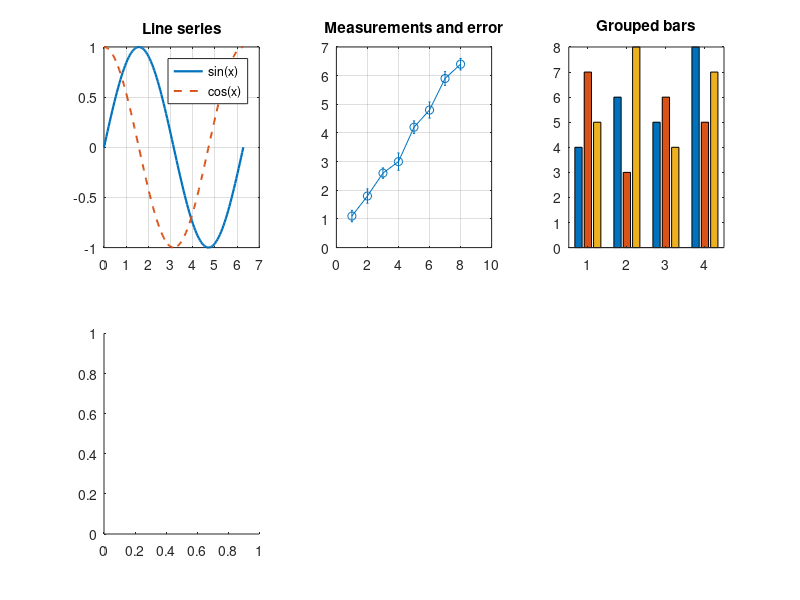

Here is the MATLAB script that generated this plot: (Note: this script raises an error after producing the figure.)
%=============================================================================
% Copyright (c) 2026-present Allan CORNET (Nelson)
%=============================================================================
% This file is part of Nelson.
%=============================================================================
% LICENCE_BLOCK_BEGIN
% SPDX-License-Identifier: LGPL-3.0-or-later
% LICENCE_BLOCK_END
%=============================================================================
% Present six plot types commonly used to explore numerical results.
if ~exist('essentialPlotsFigureVisible', 'var')
  essentialPlotsFigureVisible = 'on';
end
figureHandle = figure(...
  'Name', 'Essential plot types', ...
  'NumberTitle', 'off', ...
  'Visible', essentialPlotsFigureVisible);

curveX = linspace(0, 2 * pi, 120);
lineAxes = subplot(2, 3, 1, 'Parent', figureHandle);
plot(lineAxes, curveX, sin(curveX), 'LineWidth', 1.6);
hold(lineAxes, 'on');
plot(lineAxes, curveX, cos(curveX), '--', 'LineWidth', 1.4);
hold(lineAxes, 'off');
grid(lineAxes, 'on');
title(lineAxes, 'Line series');
legend(lineAxes, 'sin(x)', 'cos(x)', 'Location', 'best');

measurementX = 1:8;
measurementY = [1.1 1.8 2.6 3.0 4.2 4.8 5.9 6.4];
uncertainty = [0.20 0.25 0.18 0.30 0.22 0.28 0.24 0.20];
errorAxes = subplot(2, 3, 2, 'Parent', figureHandle);
errorbar(errorAxes, measurementX, measurementY, uncertainty, 'o-');
grid(errorAxes, 'on');
title(errorAxes, 'Measurements and error');

categoryValues = [4 7 5; 6 3 8; 5 6 4; 8 5 7];
barAxes = subplot(2, 3, 3, 'Parent', figureHandle);
bar(barAxes, categoryValues, 'grouped');
set(barAxes, 'XLim', [0.511111111111111 4.48888888888889], ...
  'YLim', [0 8], 'YTick', 0:1:8);
title(barAxes, 'Grouped bars');

distributionValues = [...
  -1.8, -1.4, -1.2, -0.9, -0.8, -0.6, -0.5, -0.3, -0.2, -0.1, ...
  0.0, 0.1, 0.2, 0.3, 0.4, 0.5, 0.6, 0.8, 0.9, 1.1, 1.4, 1.7];
histogramAxes = subplot(2, 3, 4, 'Parent', figureHandle);
histogram(histogramAxes, distributionValues, 8);
set(histogramAxes, 'XLim', [-2 2], 'XTick', -2:1:2);
title(histogramAxes, 'Histogram');

[surfaceX, surfaceY] = meshgrid(linspace(-2.5, 2.5, 45));
surfaceZ = sin(surfaceX) .* cos(surfaceY) .* exp(-0.08 * ...
  (surfaceX .^ 2 + surfaceY .^ 2));
contourAxes = subplot(2, 3, 5, 'Parent', figureHandle);
contourf(contourAxes, surfaceX, surfaceY, surfaceZ, 12);
axis(contourAxes, 'equal');
set(contourAxes, 'XLim', [-2.5 2.5], 'YLim', [-2.5 2.5], ...
  'ZLim', [-1 1], 'XTick', -2:1:2, 'YTick', -2:1:2, 'ZTick', [-1 0 1]);
title(contourAxes, 'Filled contours');

surfaceAxes = subplot(2, 3, 6, 'Parent', figureHandle);
surf(surfaceAxes, surfaceX, surfaceY, surfaceZ, 'EdgeColor', 'none');
view(surfaceAxes, 3);
set(surfaceAxes, 'XLim', [-2.5 2.5], 'YLim', [-2.5 2.5], ...
  'ZLim', [-1 1], 'XTick', [-2 0 2], 'YTick', [-2 0 2], 'ZTick', -1:0.5:1);
grid(surfaceAxes, 'on');
title(surfaceAxes, 'Surface');
colormap(figureHandle, parula(128));
%=============================================================================
% Reflow the six panels to the window shape: 3x2 when wide, 2x3, then 1x6 when narrow.
essentialAxes = [lineAxes, errorAxes, barAxes, histogramAxes, contourAxes, surfaceAxes];
set(figureHandle, 'SizeChangedFcn', @(src, evt) essentialPlotsLayout(src, essentialAxes, evt));
essentialPlotsLayout(figureHandle, essentialAxes, []);
%=============================================================================
function essentialPlotsLayout(figureHandle, axesHandles, event)
  if ~all(isgraphics(axesHandles))
    return
  end
  % The web desktop reports its panel size in the event; Position keeps the script value.
  try
    sizePixels = [event.Width, event.Height];
  catch
    units = get(figureHandle, 'Units');
    set(figureHandle, 'Units', 'pixels');
    position = get(figureHandle, 'Position');
    set(figureHandle, 'Units', units);
    sizePixels = position(3:4);
  end
  aspect = sizePixels(1) / max(sizePixels(2), 1);
  if aspect >= 1.15
    columns = 3;
  elseif aspect >= 0.45
    columns = 2;
  else
    columns = 1;
  end
  rows = ceil(numel(axesHandles) / columns);
  for k = 1:numel(axesHandles)
    column = mod(k - 1, columns);
    row = floor((k - 1) / columns);
    set(axesHandles(k), 'OuterPosition', ...
      [column / columns, 1 - (row + 1) / rows, 1 / columns, 1 / rows]);
  end
end
%=============================================================================
